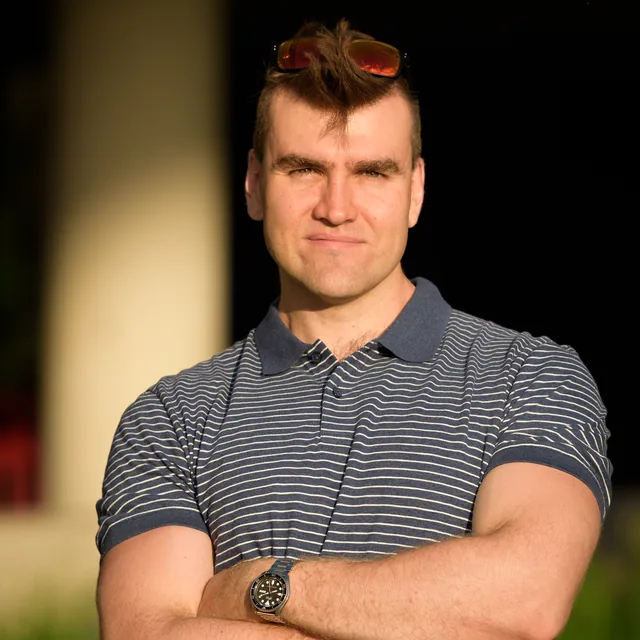
#> input picture site/assets/img/person.webp, 640 x 640 px
$ python -i pipeline.py   (imports and definitions only)
#> lines starting #> are read from the running program, lines starting #| are printed output that depends on the picture; after the words box and inside, x2 and y2 are one past the last pixel; in counts of white or black regions, pixels touching at a corner belong together
#!/usr/bin/env python3
"""Kurva Nokitseb photo pipeline: one stage of the processing for one photo id.

usage: python3 -I pipeline.py <stage> <id> [<id> ...]
stages: cut  straighten  retouch  upscale  grade  export  measure

Everything is local. Per-photo settings live in tools/crops.txt (one line per id, key=value tokens).
Files go to kurva/work/<id>-<n>name.png; measurements to kurva/work/<id>.json.

Stages
  cut        load the source, rotate in the pixels (rot=), cut a collage frame (cut=) -> 1cut.png
  straighten find long near-vertical lines (Canny + probabilistic Hough, > 15 % of the height), fit a
             rotation and a vertical keystone so they become vertical, warp, crop to exactly 3:4
             -> 2str.png (whole warped canvas, for checking) and 3crop.png
  retouch    clone-stamp / inpaint of things that are not Kristo's work (clone=, inpaint=) -> 4clean.png
  grade      colour recipe for A/K, warm monochrome for B/D/P -> 6graded.png
  measure    re-detect lines on the straightened image and print/store the angles
"""
import json, math, os, subprocess, sys
from pathlib import Path
import numpy as np
import cv2

HERE = Path(__file__).resolve().parent
ROOT = HERE.parent
WORK = ROOT / 'work'
SRC = Path(os.environ.get('KURVA_SRC') or
           ROOT.parent / 'reklaamikampaania/conversations-with-customers/kurvanokitseb.ee/previous-kurva-work')
PAGE = '#e4ded3'
PAGE_RGB = (0xe4, 0xde, 0xd3)


# ---------------------------------------------------------------- settings
# [13 lines left out: function load_settings, not called in this run]


def ints(s):
    return [int(float(x)) for x in s.split(',')]


def floats(s):
    return [float(x) for x in s.split(',')]


# [5 lines left out: function imread, not called in this run]


def imwrite(p, im):
    cv2.imwrite(str(p), im)  # PNG, no metadata


# ---------------------------------------------------------------- stage: cut
# [14 lines left out: function stage_cut, not called in this run]


# ---------------------------------------------------------------- lines
def detect_segments(gray, min_len):
    blur = cv2.GaussianBlur(gray, (5, 5), 0)
    hi, _ = cv2.threshold(blur, 0, 255, cv2.THRESH_BINARY + cv2.THRESH_OTSU)
    hi = max(40, min(200, hi))
    edges = cv2.Canny(blur, 0.5 * hi, hi)
    segs = cv2.HoughLinesP(edges, 1, math.pi / 720, threshold=70, minLineLength=int(min_len), maxLineGap=14)
    if segs is None:
        return np.zeros((0, 4), np.float64)
    return segs.reshape(-1, 4).astype(np.float64)


def seg_angles(segs):
    """Angle in degrees of each segment from vertical (positive: leaning right going down) and length."""
    dx = segs[:, 2] - segs[:, 0]
    dy = segs[:, 3] - segs[:, 1]
    flip = dy < 0
    dx = np.where(flip, -dx, dx)
    dy = np.where(flip, -dy, dy)
    ang_v = np.degrees(np.arctan2(dx, dy))                 # 0 = vertical
    ang_h = np.degrees(np.arctan2(dy, np.abs(dx)))          # 0 = horizontal (positive: falls to the right)
    ang_h = np.where(dx < 0, -ang_h, ang_h)
    return ang_v, ang_h, np.hypot(dx, dy)


def verticals(segs, tol=12):
    ang_v, _, ln = seg_angles(segs)
    k = np.abs(ang_v) < tol
    return segs[k]


# [18 lines left out: functions horizontals, build_M, not called in this run]


def map_pts(M, pts):
    p = np.hstack([pts, np.ones((len(pts), 1))]) @ M.T
    return p[:, :2] / p[:, 2:3]


# [40 lines left out: functions map_segs, loss, fit, not called in this run]


def line_stats(gray, want_h=False, tol=12):
    h, w = gray.shape
    segs = detect_segments(gray, 0.15 * h)
    vs = verticals(segs, tol)
    out = {'n_vertical': int(len(vs))}
    if len(vs):
        av, _, ln = seg_angles(vs)
        out['median_vertical_deg'] = round(float(np.median(av)), 3)
        out['p25_p75_deg'] = [round(float(np.percentile(av, 25)), 2), round(float(np.percentile(av, 75)), 2)]
    if want_h:
        hs = horizontals(detect_segments(gray, 0.15 * w))
        out['n_horizontal'] = int(len(hs))
        if len(hs):
            _, ah, _ = seg_angles(hs)
            out['median_horizontal_deg'] = round(float(np.median(ah)), 3)
    return out


# ---------------------------------------------------------------- 3:4 crop in the valid area
# [135 lines left out: functions largest_34, stage_straighten, feather_mask, stage_retouch, not called in this run]


# ---------------------------------------------------------------- grade
def srgb2lin(a):
    return np.where(a <= 0.04045, a / 12.92, ((a + 0.055) / 1.055) ** 2.4)


def lin2srgb(a):
    a = np.clip(a, 0, 1)
    return np.where(a <= 0.0031308, a * 12.92, 1.055 * a ** (1 / 2.4) - 0.055)


# [76 lines left out: functions grade_color, stage_grade, stage_upscale, not called in this run]


WIDTHS = (1600, 1200, 800, 480)
IMG = ROOT / 'site' / 'img'


# [23 lines left out: function stage_export, not called in this run]


def stage_measure(id, c):
    im = imread(WORK / f'{id}-3crop.png')
    print(id, json.dumps(line_stats(cv2.cvtColor(im, cv2.COLOR_BGR2GRAY), 'horiz' in c, float(c.get('vtol', 12)))))


def stage_export_aliases(id, c):
    if 'alias' in c:
        stage_export(id, c)


STAGES = {'export_aliases': stage_export_aliases, 'cut': stage_cut, 'straighten': stage_straighten, 'retouch': stage_retouch, 'upscale': stage_upscale,
          'grade': stage_grade, 'export': stage_export, 'measure': stage_measure}

# [14 lines not run here, left out]

>>> import cv2
>>> picture = cv2.imread('../../site/assets/img/person.webp', cv2.IMREAD_GRAYSCALE)
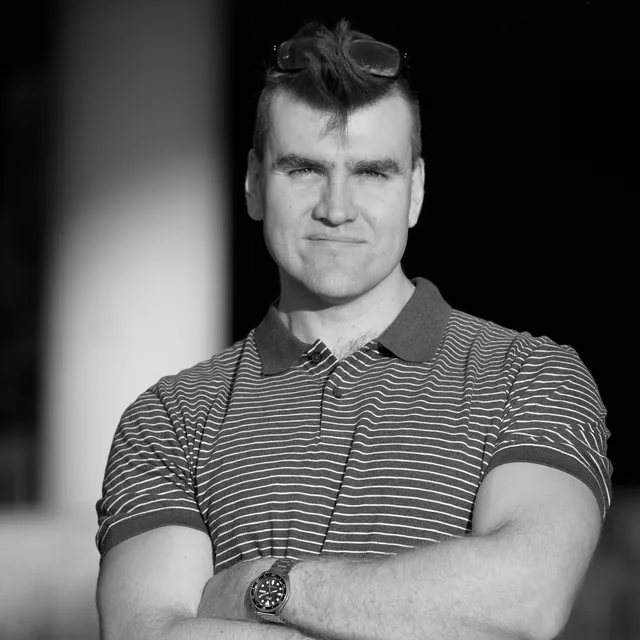
#> picture: shape (640, 640); min 0, max 255, mean 89.1
>>> result = line_stats(picture)
#> in detect_segments, `hi, _ = cv2.threshold(blur, 0, 255, cv2.THRESH_BINARY + cv2.THRESH_OTSU)`: hi = 96
#> in detect_segments, `edges = cv2.Canny(blur, 0.5 * hi, hi)`:
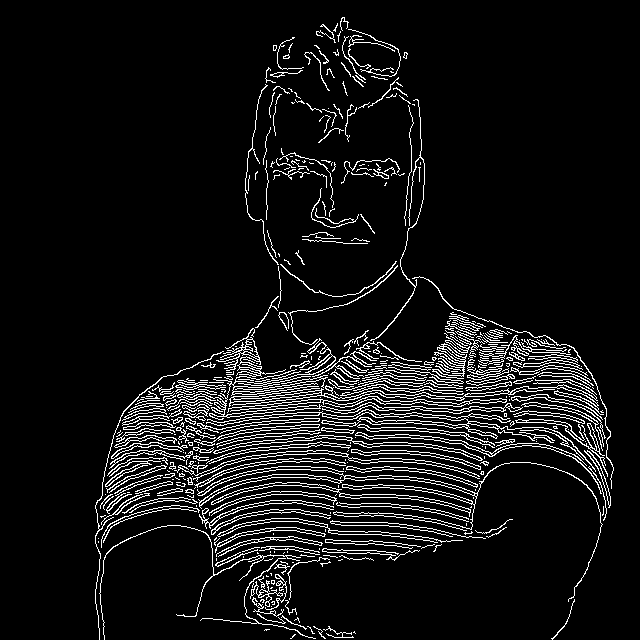
#> edges: shape (640, 640); 7.6% white in thin lines or dots, all inside (x1, y1, x2, y2) = (95, 17, 614, 640)
#> in detect_segments, `segs = cv2.HoughLinesP(edges, 1, math.pi / 720, threshold=70, minLineL..`: segs = 107 rows, first 6: [145, 390, 292, 379], [172, 500, 577, 355], [137, 424, 399, 400], [119, 420, 229, 406], [121, 415, 230, 403], [171, 400, 294, 384]
#> in seg_angles, `dx = segs[:, 2] - segs[:, 0]`: dx = 107 values, max 434 at index 6, min 0 at index 95, mean 143.6
#> in seg_angles, `dy = segs[:, 3] - segs[:, 1]`: dy = 107 values, max 164 at index 69, min -151 at index 93, mean -20.24
#> in seg_angles, `dx = np.where(flip, -dx, dx)`: dx = 107 values, max 164 at index 69, min -434 at index 6, mean -114.7
#> in seg_angles, `dy = np.where(flip, -dy, dy)`: dy = 107 values, max 164 at index 69, min 0 at index 87, mean 28.24
#> in seg_angles, `ang_v = np.degrees(np.arctan2(dx, dy))`: ang_v = 107 values, max 90 at index 87, min -89.08 at index 15, mean -60.65
#> in seg_angles, `ang_h = np.degrees(np.arctan2(dy, np.abs(dx)))`: ang_h = 107 values, max 90 at index 95, min 0 at index 87, mean 11.73
#> in seg_angles, `ang_h = np.where(dx < 0, -ang_h, ang_h)`: ang_h = 107 values, max 90 at index 95, min -83.29 at index 81, mean -7.48
#> in verticals, `ang_v, _, ln = seg_angles(segs)`: ln = 107 values, max 439.8 at index 6, min 96.52 at index 42, mean 152
#> in line_stats, `vs = verticals(segs, tol)`: vs = [[301, 459, 315, 340], [266, 630, 266, 528]]
#> in line_stats, `out = {'n_vertical': int(len(vs))}`: out = {'n_vertical': 2}
#> in line_stats, `av, _, ln = seg_angles(vs)`: av = [-6.71, 0]; ln = [119.8, 102]
#> result = {'n_vertical': 2, 'median_vertical_deg': -3.35, 'p25_p75_deg': [-5.03, -1.68]}
